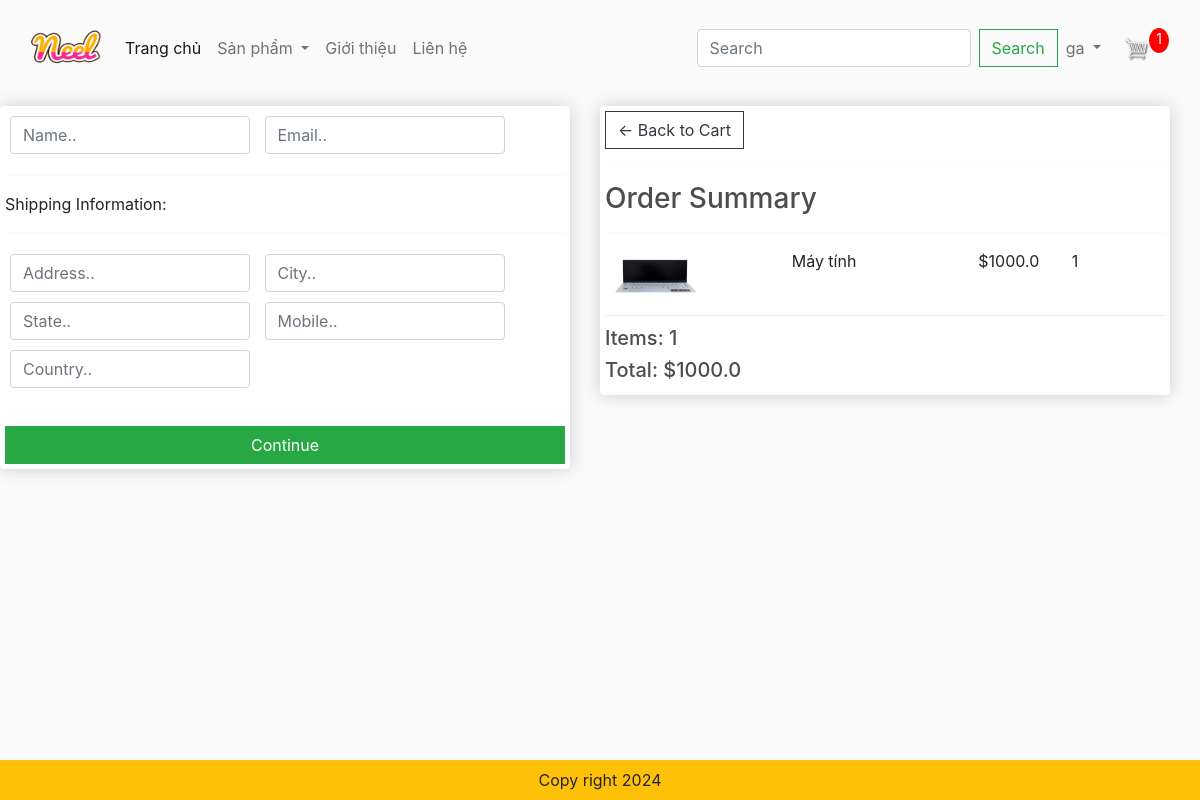
The page /checkout/ (signed in) on the database its author committed.
### app/models.py (models this page shows, shortened)
class OrderItem(models.Model):
    product = models.ForeignKey(Product,on_delete=models.SET_NULL,blank=True,null=True)
    order = models.ForeignKey(Order,on_delete=models.SET_NULL,blank=True,null=True)
    quantity = models.IntegerField(default=False,null=True,blank=True)
    date_added = models.DateTimeField(auto_now_add=True)
    @property
    def get_total(self):
        total = self.product.price * self.quantity
        return total

class Product(models.Model):
    category = models.ManyToManyField(Category,related_name='product')
    name = models.CharField(max_length=200,null=True)
    price = models.FloatField()
    digital = models.BooleanField(default=False,null=True,blank=False)
    image = models.ImageField(null=True,blank=True)
    @property
    def ImageURL(self):
        try:
            url = self.image.url
        except:
            url = ''
        return url

class Order(models.Model):
    customer = models.ForeignKey(User,on_delete=models.SET_NULL,blank=True,null=True)
    date_order = models.DateTimeField(auto_now_add=True)
    complete = models.BooleanField(default=False,null=True,blank=True)
    transaction_id = models.CharField(max_length=200,null=True)
    @property
    def get_cart_items(self):
        orderitems = self.orderitem_set.all()
        total = sum([item.quantity for item in orderitems])
        return total
    @property
    def get_cart_total(self):
        orderitems = self.orderitem_set.all()
        total = sum([item.get_total for item in orderitems])
        return total

### app/views.py (the view)
# urls.py: path("checkout/",views.checkout,name ="checkout"),
def checkout(request):
    if request.user.is_authenticated:
        customer = request.user
        order, created = Order.objects.get_or_create(customer=customer, complete=False)
        items = order.orderitem_set.all()
        cartItems = order.get_cart_items
    else:
        items=[]
        order = {'get_cart_items':0,'get_cart_total':0 }
        cartItems = order['get_cart_items']
    context= {'items':items,'order':order, 'cartItems':cartItems}
    return render(request, 'app/checkout.html',context)

### app/templates/app/checkout.html (shortened to what this page needs)
{% extends 'app/base.html' %}
{% load static %}
{% block content_checkout %}
     <div class="row" style='width:100%'>
		<div class="col-lg-6">
			<div class="box-element" id="form-wrapper">
				<form id="form">
					<div id="user-info">
						<div class="form-field">
							<input required class="form-control" type="text" name="name" placeholder="Name..">
						</div>
						<div class="form-field">
							<input required class="form-control" type="email" name="email" placeholder="Email..">
						</div>
					</div>
					<div id="shipping-info">
						<hr>
						<p>Shipping Information:</p>
						<hr>
						<div class="form-field">
							<input class="form-control" type="text" name="address" placeholder="Address..">
						</div>
						<div class="form-field">
							<input class="form-control" type="text" name="city" placeholder="City..">
						</div>
						<div class="form-field">
							<input class="form-control" type="text" name="state" placeholder="State..">
						</div>
						<div class="form-field">
							<input class="form-control" type="text" name="mobile" placeholder="Mobile..">
						</div>
						<div class="form-field">
							<input class="form-control" type="text" name="country" placeholder="Country..">
						</div>
					</div>
					<hr>
					<input id="form-button" class="btn btn-success btn-block" type="submit" value="Continue">
				</form>
			</div>
			<br>
		</div>
		<div class="col-lg-6">
			<div class="box-element">
				<a  class="btn btn-outline-dark" href="{% url 'cart' %}">&#x2190; Back to Cart</a>
				<hr>
				<h3>Order Summary</h3>
				<hr>
				{% for item in items %}
				<div class="cart-row">
					<div style="flex:2"><img class="row-image" src="{{item.product.ImageURL}}"></div>
					<div style="flex:2"><p>{{item.product.name}}</p></div>
					<div style="flex:1"><p>${{item.product.price}}</p></div>
					<div style="flex:1"><p>{{item.quantity}}</p></div>
				</div>
				{% endfor %}
				<h5>Items:   {{order.get_cart_items}}</h5>
				<h5>Total:   ${{order.get_cart_total}}</h5>
			</div>
		</div>
	</div>
{% endblock content_checkout %}

### app/templates/app/base.html (shortened to what this page needs)
{% load static %}
<!DOCTYPE html>
<html>
    <head>
        <link href="https://cdn.jsdelivr.net/npm/bootstrap@5.2.3/dist/css/bootstrap.min.css" rel="stylesheet">
        <link href="{% static 'app/css/style.css'%}" rel="stylesheet"/>
        <link href="{% static 'app/css/owl.carousel.min.css'%}" rel="stylesheet"/>
        <link href="{% static 'app/css/all.min.css'%}" rel="stylesheet"/>
        <link rel="stylesheet" href="https://stackpath.bootstrapcdn.com/bootstrap/4.3.1/css/bootstrap.min.css">
        <link href="https://cdnjs.cloudflare.com/ajax/libs/font-awesome/5.15.4/css/all.min.css" rel="stylesheet">
        <link type="text/css" href="{% static 'app/css/main.css'%}" rel="stylesheet"/>
        <link rel="stylesheet" href="">
    </head>
    <body>
        <nav class="navbar navbar-expand-lg bg-body-tertiary">
            <div class="container-fluid">
              <a class="navbar-brand" href="{% url 'home' %}">
                <img src= "{%static 'app/images/Neel.png'%}" width="70" height="70"/>
              </a>
              <div class="collapse navbar-collapse" id="navbarSupportedContent">
                <ul class="navbar-nav me-auto mb-2 mb-lg-0">
                  <li class="nav-item">
                    <a class="nav-link active" aria-current="page" href="{% url 'home' %}">Trang chủ</a>
                  </li>
                  <li class="nav-item dropdown">
                    <a class="nav-link dropdown-toggle" href="#" role="button" data-bs-toggle="dropdown" aria-expanded="false">
                      Sản phẩm
                    </a>
                  </li>
                  <li class="nav-item">
                    <a class="nav-link" href="#">Giới thiệu</a>
                  </li>
                  <li class="nav-item">
                    <a class="nav-link" href="#">Liên hệ</a>
                  </li>
                </ul>
                <form class="d-flex" role="search" method ="POST" action = "{% url 'search' %}">
                  <input class="form-control me-2" type="search" placeholder="Search" aria-label="Search" name = "searched">
                  <button class="btn btn-outline-success" type="submit">Search</button>
                </form>
              </div>
              <ul class="navbar-nav me-auto mb-2 mb-lg-0">
              {% if user.is_authenticated %}
                <li class="nav-item dropdown">
                  <a class="nav-link dropdown-toggle" href="#" role="button" data-bs-toggle="dropdown" aria-expanded="false">
                    {{request.user}}
                  </a>
                </li>
                <div class="form-inline my-2 my-lg-0">
                  <a href="{% url 'cart'%}"><img id ="cart-icon" src = "{% static 'app/images/cart.png' %}"/></a>
                  <p id="cart-total">{{cartItems}}</p>
                </div>
              {% endif %}
              </ul>
            </div>
          </nav>
     {% block content_checkout %}{% endblock content_checkout%}
      <footer class="container--fluid bg-warning text-center fixed-bottom p-2 mt-5">
        Copy right 2024
      </footer>
    </body>
</html>

### app/static/app/css/main.css (style rules this page uses)
body { background-color: hsl(0, 0%, 98%); }
h1,h2,h3,h4,h5,h6 { color:hsl(0, 0%, 30%); }
.box-element { box-shadow:hsl(0, 0%, 80%) 0 0 16px; background-color: #fff; border-radius: 4px; padding: 5px; }
#cart-icon { width:25px; display: inline-block; margin-left: 15px; }
#cart-total { display: block; text-align: center; color:#fff; background-color: red; width: 20px; height: 25px; border-radius: 50%; font-size: 14px; }
.col-lg-3, .col-lg-4, .col-lg-6, .col-lg-8, .col-lg-12 { margin-top: 10px; }
.btn { border-radius: 0; }
.row-image { width: 100px; }
.form-field { width:250px; display: inline-block; padding: 5px; }
.cart-row { display: flex; align-items: flex-stretch; padding-bottom: 10px; margin-bottom: 10px; border-bottom: 1px solid #ececec; }

### rows shown on the page
OrderItem: product.ImageURL (picture), product.name "Máy tính", product.price "1000.0", quantity "1"
Order: get_cart_items "1", get_cart_total "1000.0"

### other values the page prints
{{ request.user }} "ga"
{{ cartItems }} "1"
